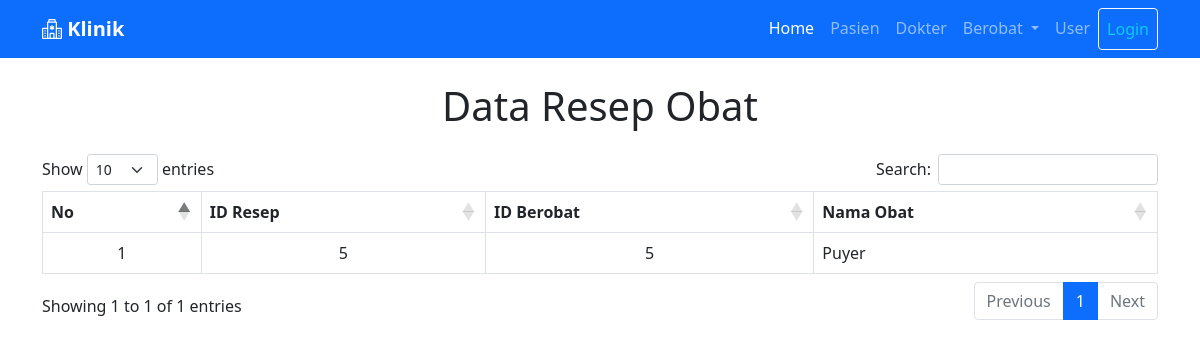
Screenshot of /resep_obat.php with the database file from the repository.
### tables this page shows
CREATE TABLE `resep_obat` (
  `id_resep` int(11) NOT NULL,
  `id_berobat` int(11) DEFAULT NULL,
  `id_obat` int(5) DEFAULT NULL
);

CREATE TABLE `berobat` (
  `id_berobat` int(11) NOT NULL,
  `id_pasien` int(5) DEFAULT NULL,
  `id_dokter` int(5) DEFAULT NULL,
  `tgl_berobat` date NOT NULL,
  `keluhan_pasien` varchar(200) NOT NULL,
  `hasil_diagnosa` varchar(200) NOT NULL,
  `penatalaksana` enum('Rawat Jalan','Rawat Inap','Rujuk','Lainnya') NOT NULL
);

CREATE TABLE `obat` (
  `id_obat` int(5) NOT NULL,
  `nama_obat` varchar(100) NOT NULL
);

### resep_obat.php (the view)
<?php include "layout/_header.php"; ?>
<div class="container">
    <h1 class="text-center my-4">Data Resep Obat</h1>
    <div class="table-responsive">
        <table class="table table-bordered table-hover nowrap" id="example">
            <thead>
                <tr class="text-center">
                    <th>No</th>
                    <th>ID Resep</th>
                    <th>ID Berobat</th>
                    <th>Nama Obat</th>
                </tr>
            </thead>
            <tbody>
                <?php
                $no = 1;
                $sql = "SELECT * FROM resep_obat ";
                $sql .= "INNER JOIN berobat ON resep_obat.id_berobat = berobat.id_berobat ";
                $sql .= "INNER JOIN obat ON resep_obat.id_obat = obat.id_obat";
                $query = mysqli_query($koneksi, $sql);
                while ($resep_obat = mysqli_fetch_array($query)) {
                    if ($resep_obat != NULL) {
                ?>
                        <tr>
                            <td class="text-center"><?= $no++ ?></td>
                            <td class="text-center"><?= $resep_obat['id_resep'] ?></td>
                            <td class="text-center"><?= $resep_obat['id_berobat'] ?></td>
                            <td><?= $resep_obat['nama_obat'] ?></td>
                        </tr>
                    <?php } else { ?>
                        <tr>
                            <td class="text-center">Data masih kosong</td>
                        </tr>
                <?php }
                } ?>
            </tbody>
        </table>
    </div>
</div>
<?php include "layout/_footer.php"; ?>

### rows the page displays
resep_obat: id_resep "5", id_berobat.id_berobat "5", id_obat.nama_obat "Puyer"
